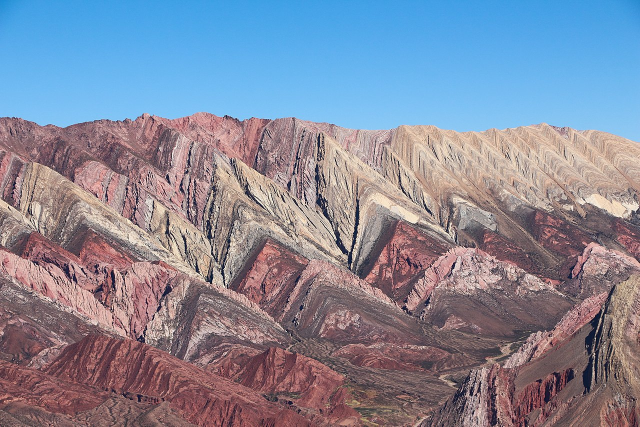
#> input picture utils/fourier test/imgtest.jpg, 1280 x 853 px (shown at 1/2 size)
$ python fourier-d.py
#> lines starting #> are read from the running program, lines starting #| are printed output that depends on the picture; after the words box and inside, x2 and y2 are one past the last pixel; in counts of white or black regions, pixels touching at a corner belong together
import cv2
import numpy

MIN_DESCRIPTOR = 2 # just copied this
TRAINING_SIZE = 100


def findDescriptor(img):
    """ had function katrja3 countour d fourier"""
    contour = []
    contour, hierarchy = cv2.findContours(
        img,
        cv2.RETR_EXTERNAL,
        cv2.CHAIN_APPROX_NONE,
        contour)
    contour_array = contour[0][:, 0, :]
    contour_complex = numpy.empty(contour_array.shape[:-1], dtype=complex)
    contour_complex.real = contour_array[:, 0]
    contour_complex.imag = contour_array[:, 1]
    fourier_result = numpy.fft.fft(contour_complex)
    return fourier_result


def truncate_descriptor(descriptors, degree):
    """had function kat9sm wtshift and then kat insheft (don't why but found that u should in a tuto) """
    descriptors = numpy.fft.fftshift(descriptors)
    center_index = (len(descriptors) / 2)
    descriptors = descriptors[int(center_index - degree / 2):int(center_index + degree / 2)]#wadik int tma hit kib9a y3tini dik error slice indices must be integers
    descriptors = numpy.fft.ifftshift(descriptors)
    return descriptors


def reconstruct(descriptors, degree):
    """ attempts to reconstruct the image
    using the first [degree] descriptors of descriptors"""
    # calling truncate
    descriptor_in_use = truncate_descriptor(descriptors, degree)
    contour_reconstruct = numpy.fft.ifft(descriptor_in_use)
    contour_reconstruct = numpy.array([contour_reconstruct.real, contour_reconstruct.imag])
    contour_reconstruct = numpy.transpose(contour_reconstruct)
    contour_reconstruct = numpy.expand_dims(contour_reconstruct, axis=1)
    # make positive
    if contour_reconstruct.min() < 0:
        contour_reconstruct -= contour_reconstruct.min()
    # normalization
    contour_reconstruct *= 800 / contour_reconstruct.max()
    # type cast to int32
    contour_reconstruct = contour_reconstruct.astype(numpy.int32, copy=False)
    black = numpy.zeros((800, 800), numpy.uint8)
    # draw and visualize
    cv2.drawContours(black, contour_reconstruct, -1, 255, thickness=-1)
    cv2.imshow("black", black)
    return descriptor_in_use


def addNoise(descriptors):
    """this function adds gaussian noise to descriptors
    descriptors should be a [N,2] numpy array"""
    scale = descriptors.max() / 10
    noise = numpy.random.normal(0, scale, descriptors.shape[0])
    noise = noise + 1j * noise
    descriptors += noise


sample1 = cv2.imread("imgtest.jpg", 0)
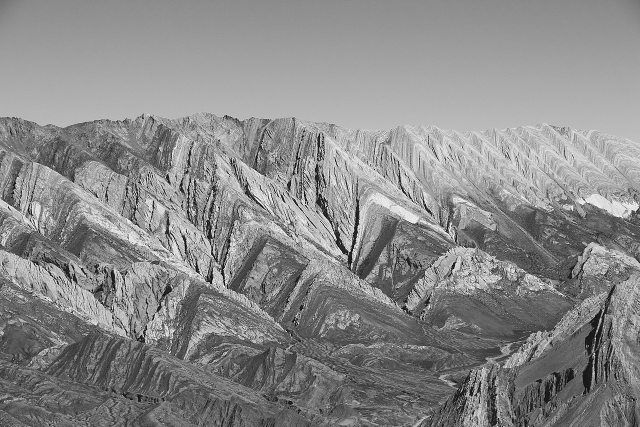
#> sample1: shape (853, 1280) (shown at 1/2 size); min 0, max 255, mean 137.4
cv2.imshow("none",sample1)


retval, sample1 = cv2.threshold(sample1, 130, 255, cv2.THRESH_BINARY_INV)#
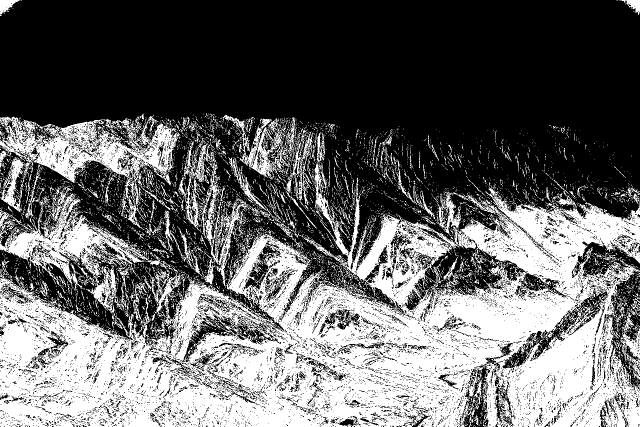
#> sample1: shape (853, 1280) (shown at 1/2 size); 39.6% white; 6819 white regions (6493 under 20 px)
del retval

cv2.imshow("threshold",sample1)

fourier_result =findDescriptor (sample1)
#> in findDescriptor, `contour, hierarchy = cv2.findContours( img, cv2.RETR_EXTERNAL, cv2.CHA..`: contour = 5799 contours, 5669 with area under 20; largest, box (x1, y1, x2, y2) and area: (0, 324, 1280, 853) 405578, (0, 232, 360, 460) 27425, (0, 370, 296, 627) 22262, (356, 283, 521, 576) 9699, (446, 230, 582, 359) 5765
#> in findDescriptor, `contour_array = contour[0][:, 0, :]`: contour_array = [[1022, 852], [1023, 852]]
print(fourier_result)
#| [ 2.045e+03+1704.j -1.000e+00   +0.j]

contour_reconstruct = reconstruct(fourier_result, MIN_DESCRIPTOR)
#> in truncate_descriptor, `center_index = (len(descriptors) / 2)`: center_index = 1
#> in reconstruct, `contour_reconstruct = numpy.array([contour_reconstruct.real, contour_r..`: contour_reconstruct = [[1022, 1023], [852, 852]]
#> in reconstruct, `contour_reconstruct = numpy.transpose(contour_reconstruct)`: contour_reconstruct = [[1022, 852], [1023, 852]]
#> in reconstruct, `contour_reconstruct *= 800 / contour_reconstruct.max()`: contour_reconstruct = [[799.2, 666.3], [800, 666.3]]
#> in reconstruct, `contour_reconstruct = contour_reconstruct.astype(numpy.int32, copy=Fal..`: contour_reconstruct = [[799, 666], [800, 666]]
#> in reconstruct, `cv2.drawContours(black, contour_reconstruct, -1, 255, thickness=-1)`:
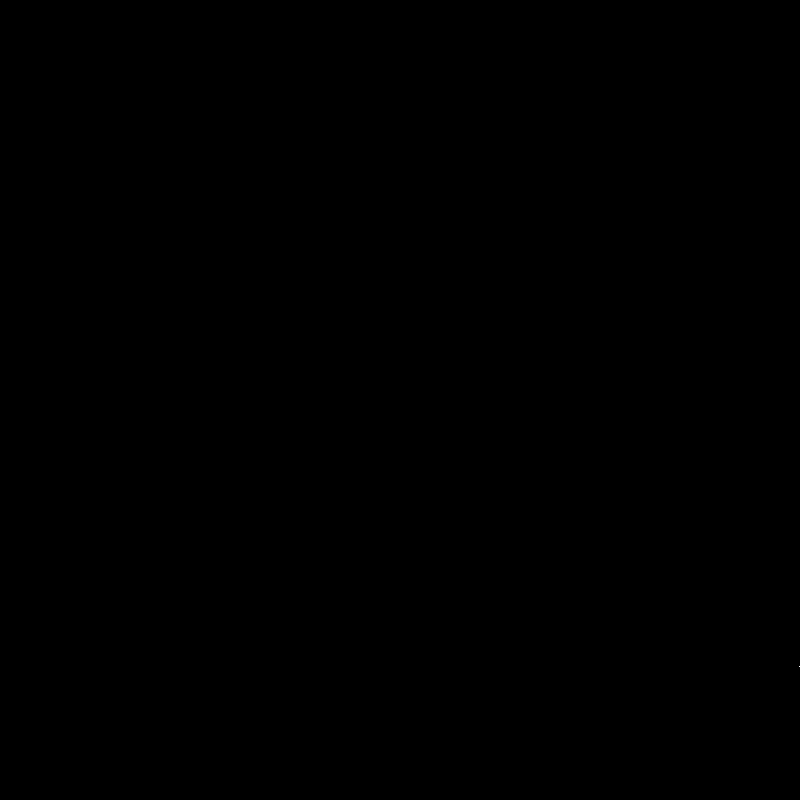
#> black: shape (800, 800); 0% white in thin lines or dots, all inside (x1, y1, x2, y2) = (799, 666, 800, 667)
print("\n \n countour reconstruct")
print(contour_reconstruct)
#| [ 2.045e+03+1704.j -1.000e+00   +0.j]


cv2.waitKey(0)
cv2.destroyAllWindows()
